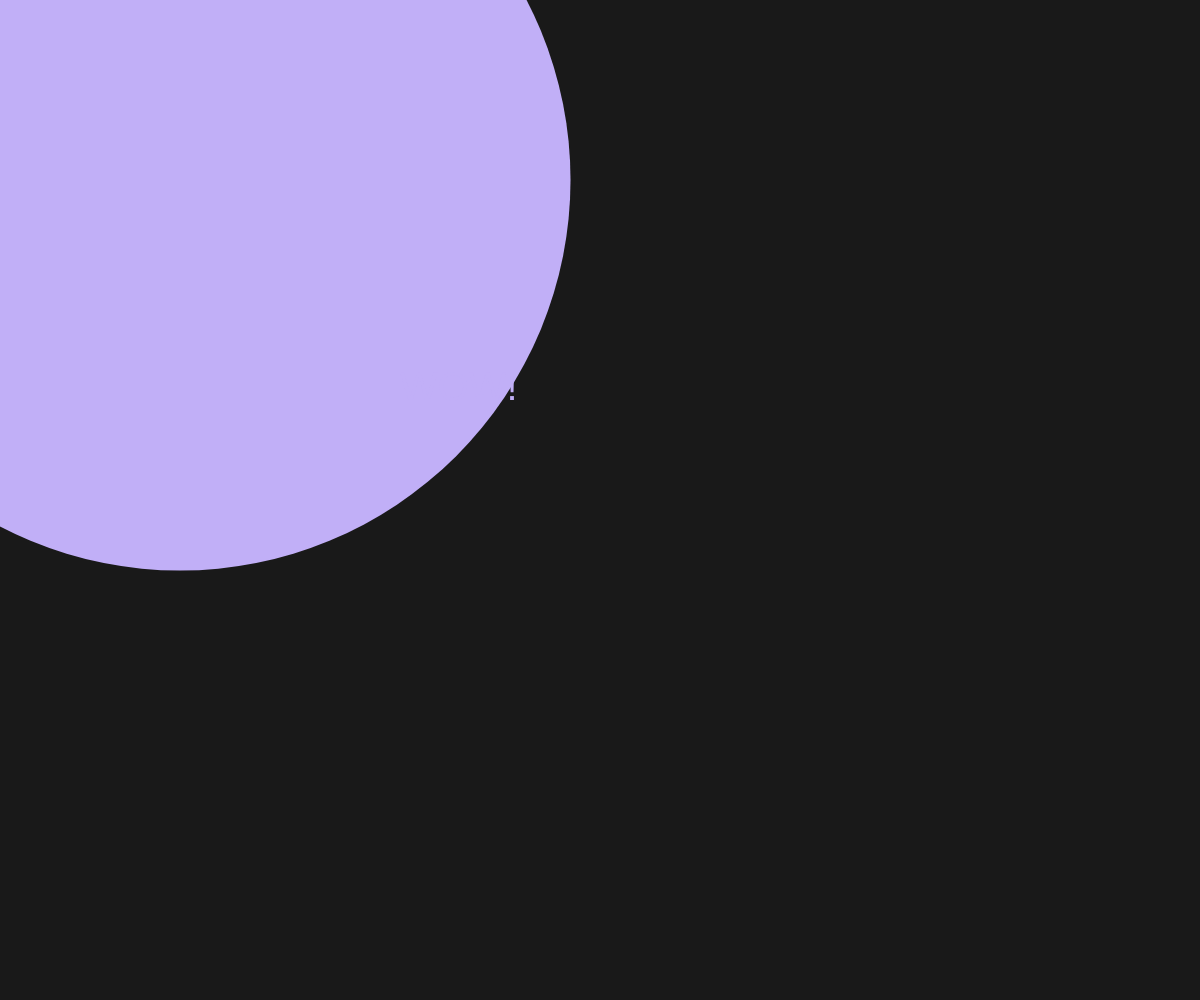
Frame 1 (no input)
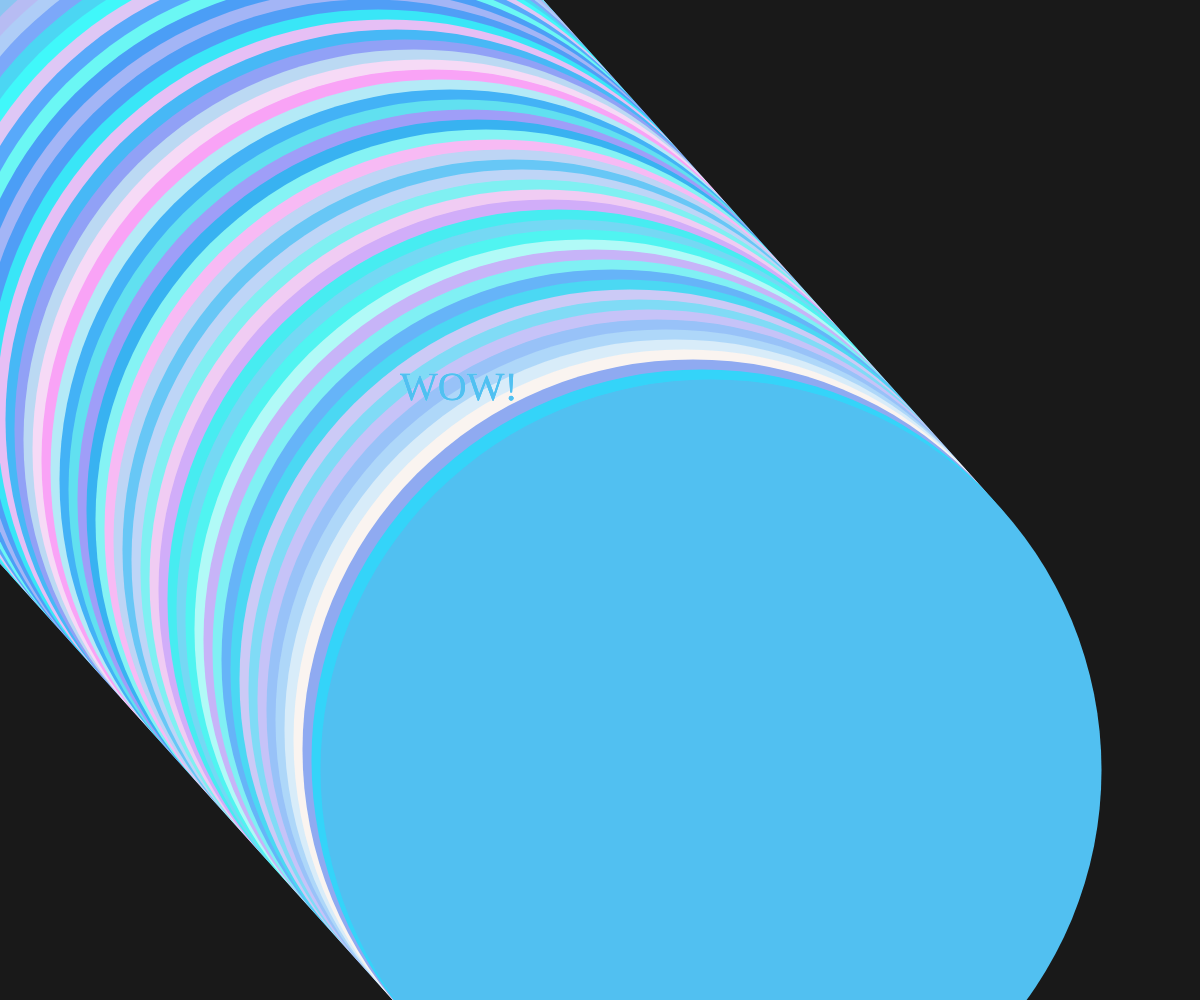
Frame 60 (no input)
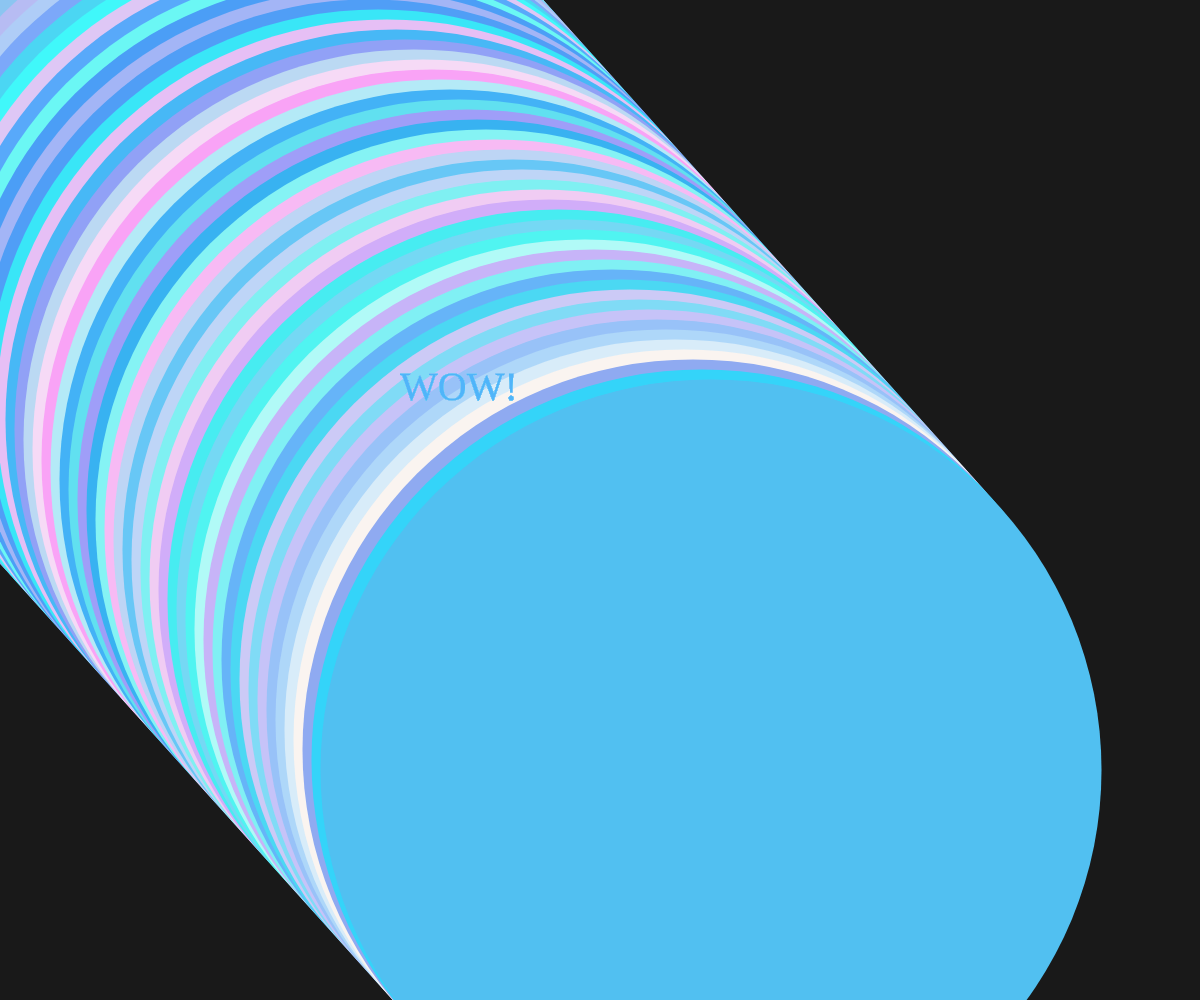
Frame 120 (the mouse pressed at the canvas centre since frame 60)

The p5.js sketch that drew these frames (run headless with seeded random() and noise() and a simulated clock; from frame 60 on, the mouse is pressed at the canvas centre):

// p5.js sketch
// ── sketch.js

var x = 180;
var y = 180;
var xspeed = 9;
var yspeed = 10;


function setup() {
  createCanvas(windowWidth, windowHeight);
  background (25);

}

function draw() {

  noStroke();

	//distance from center of the screen
	var d = dist(windowWidth/2, windowHeight/2, mouseX, mouseY);

  	fill (random(51, 250), random(155, 250), random(240, 250));
  	ellipse (x, y, d, d);

  	//bouncing horizontally
 	 x = x + xspeed;

  	 if (x > windowWidth || x < 0)  {
     	xspeed = -xspeed;
  	}

  	//bouncing veritcally
  	y = y + yspeed;

  	if (y > windowHeight || y < 0) {
	 	  yspeed = -yspeed;
  	}

   textSize(40);
    text('WOW!', 400, 400);
    fill(0);
    textFont("Source Sans Pro Black");

}
